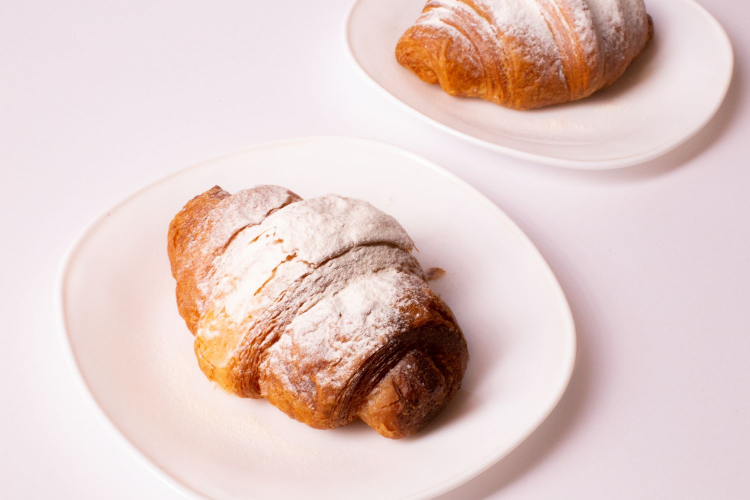
#> input picture contenido/scratch/fotos-pexels/1775034.jpg, 1500 x 1000 px (shown at 1/2 size)
$ python omar_titulo_omar.py ../scratch/fotos-pexels/1775034.jpg
#> lines starting #> are read from the running program, lines starting #| are printed output that depends on the picture; pictures that were not available may be replaced by others from this repository, and a replacement may not be noted
import base64, subprocess, os, sys
from PIL import Image
S='/tmp/claude-0/-home-user/3d6a0a2e-a980-5532-8595-cde247c8de79/scratchpad'
img = sys.argv[1] if len(sys.argv) > 1 else f'{S}/omar-fix.png'
N = 1264
html = f'''<!doctype html><meta charset="utf-8"><style>
@font-face{{font-family:Mark;src:url(file://{S}/xfonts/permanent-marker.woff2)}}
body{{margin:0;background:transparent}} .c{{width:{N}px;height:{N}px;position:relative}}
.t{{position:absolute;left:0;right:0;top:70px;text-align:center;font-family:Mark;font-size:178px;line-height:1;color:#FFFDE8;transform:rotate(-4deg);
  text-shadow:0 0 6px #fff,0 0 18px #F4FF7A,0 0 40px #D8FF2E,0 0 80px #B6E60A}}
.n{{position:absolute;right:120px;top:270px;font-family:Mark;font-size:52px;color:#FFFDE8;transform:rotate(-4deg);text-shadow:0 0 10px #D8FF2E,0 0 26px #B6E60A}}
</style><div class="c"><div class="t">otra vuelta</div><div class="n">omar courtz</div></div>'''
open(f'{S}/tit.html','w').write(html)
js = f"""const {{chromium}}=require('playwright');(async()=>{{const b=await chromium.launch();const p=await b.newPage({{viewport:{{width:{N},height:{N}}}}});await p.goto('file://{S}/tit.html');await p.evaluate(async()=>{{await document.fonts.ready}});await p.waitForTimeout(300);await p.screenshot({{path:'{S}/tit.png',omitBackground:true}});await b.close();}})();"""
open(f'{S}/tit.js','w').write(js)
subprocess.run(['node', f'{S}/tit.js'], check=True, env=dict(os.environ, NODE_PATH='/opt/node22/lib/node_modules'))
#> (this line was passed over: subprocess is not available in this run)
base = Image.open(img).convert('RGBA').resize((N, N)); base.alpha_composite(Image.open(f'{S}/tit.png').convert('RGBA'))
#> after `base = Image.open(img).convert('RGBA').resize((N, N))`:
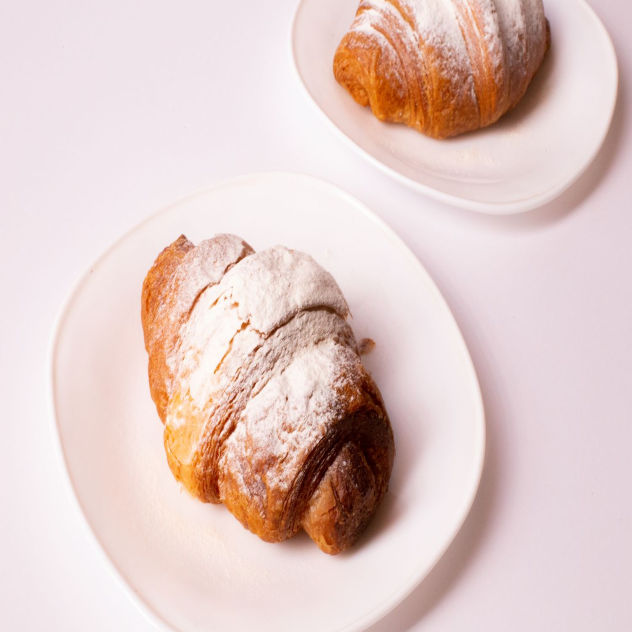
#> base: PIL image 1264x1264 RGBA (shown at 1/2 size); mean R, G, B, A 225.9, 203.3, 199.7, 255
#> after `base.alpha_composite(Image.open(f'{S}/tit.png').convert('RGBA'))`:
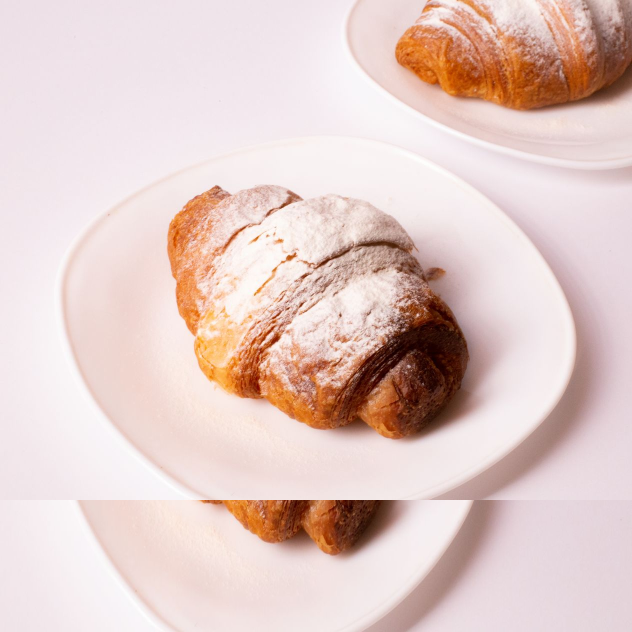
#> base: PIL image 1264x1264 RGBA (shown at 1/2 size); mean R, G, B, A 226.5, 203.7, 199.1, 255
base.convert('RGB').save(f'{S}/portadas/omar-otra-vuelta-final.png')

$ run again, on contenido/scratch/fotos-pexels/192933.jpg
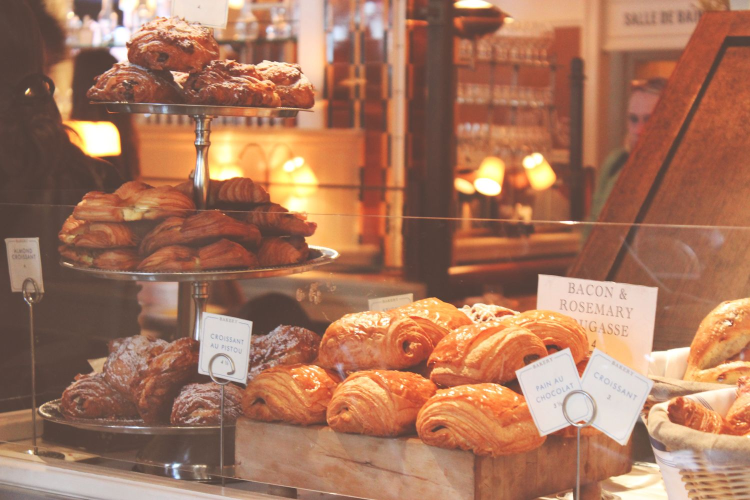
#> input picture contenido/scratch/fotos-pexels/192933.jpg, 1500 x 1000 px (shown at 1/2 size)
#> `base = Image.open(img).convert('RGBA').resize((N, N))`:
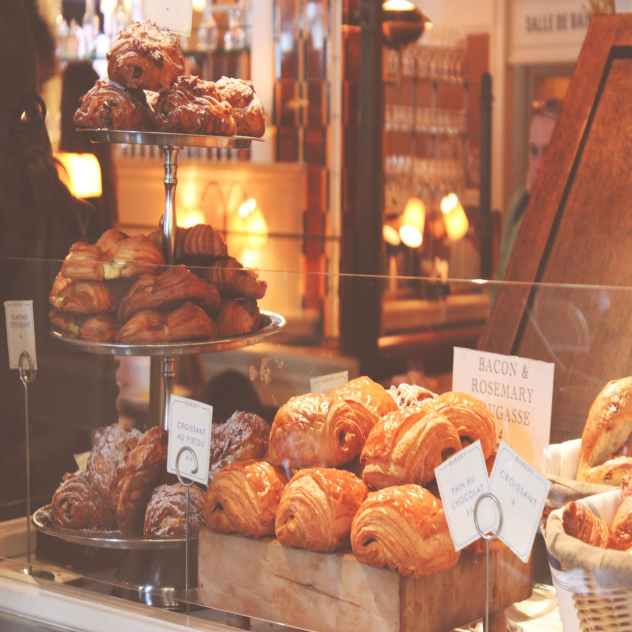
#> base: PIL image 1264x1264 RGBA (shown at 1/2 size); mean R, G, B, A 167.5, 117.8, 93, 255
#> `base.alpha_composite(Image.open(f'{S}/tit.png').convert('RGBA'))`:
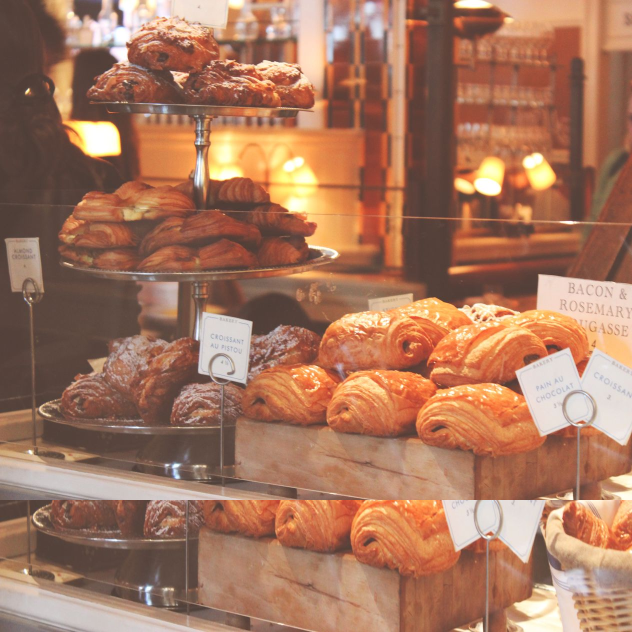
#> base: PIL image 1264x1264 RGBA (shown at 1/2 size); mean R, G, B, A 166.6, 119.1, 95, 255

$ run again, on contenido/scratch/fotos-pexels/2000498.jpg
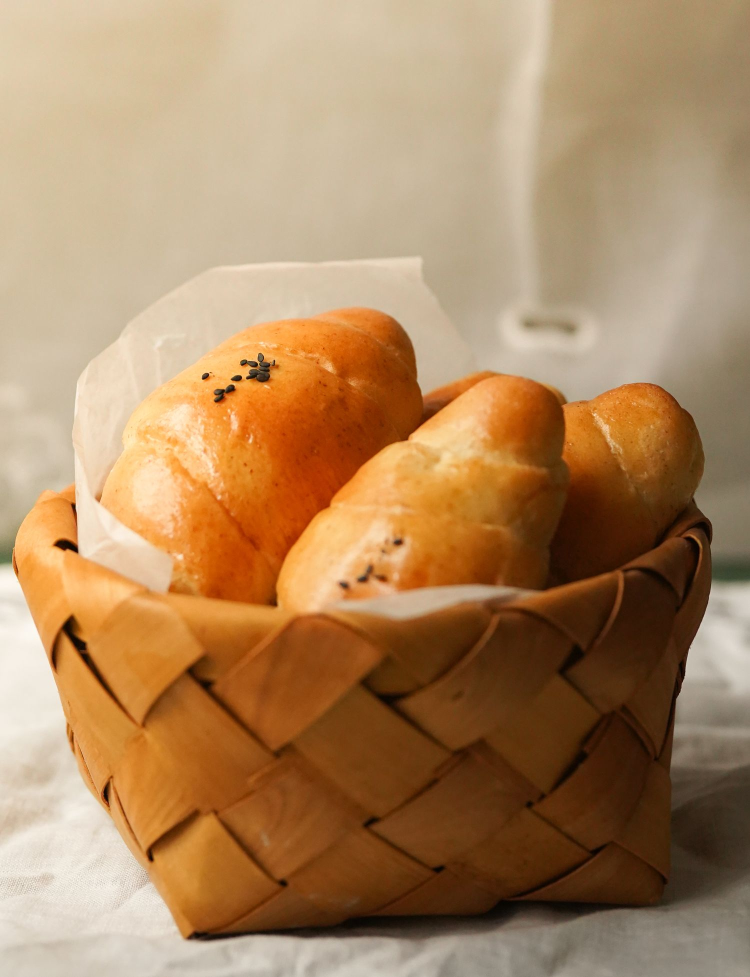
#> input picture contenido/scratch/fotos-pexels/2000498.jpg, 1500 x 1954 px (shown at 1/2 size)
#> `base = Image.open(img).convert('RGBA').resize((N, N))`:
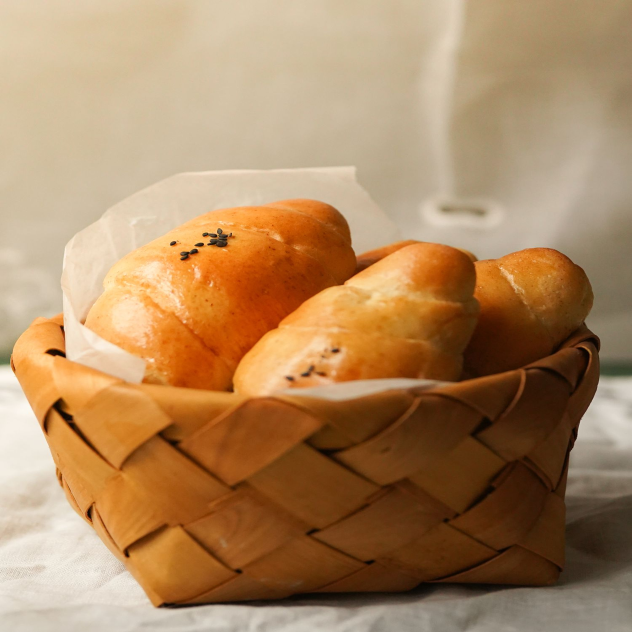
#> base: PIL image 1264x1264 RGBA (shown at 1/2 size); mean R, G, B, A 172.8, 135.8, 97.1, 255
#> `base.alpha_composite(Image.open(f'{S}/tit.png').convert('RGBA'))`:
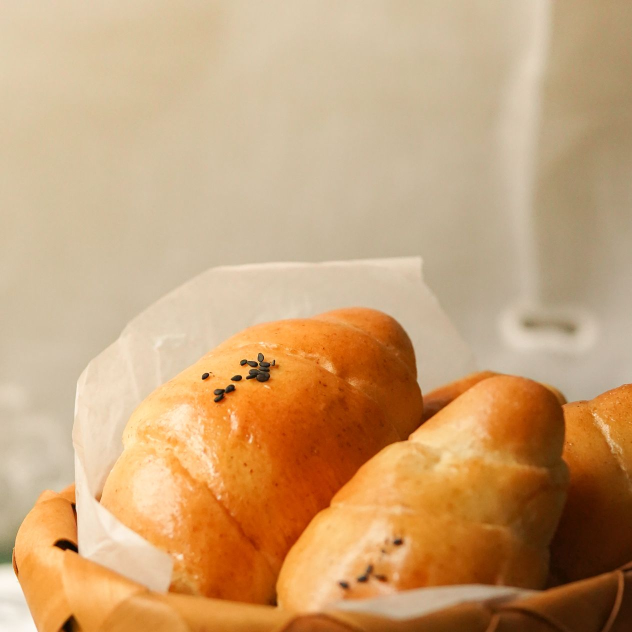
#> base: PIL image 1264x1264 RGBA (shown at 1/2 size); mean R, G, B, A 201.2, 162.1, 118.6, 255
